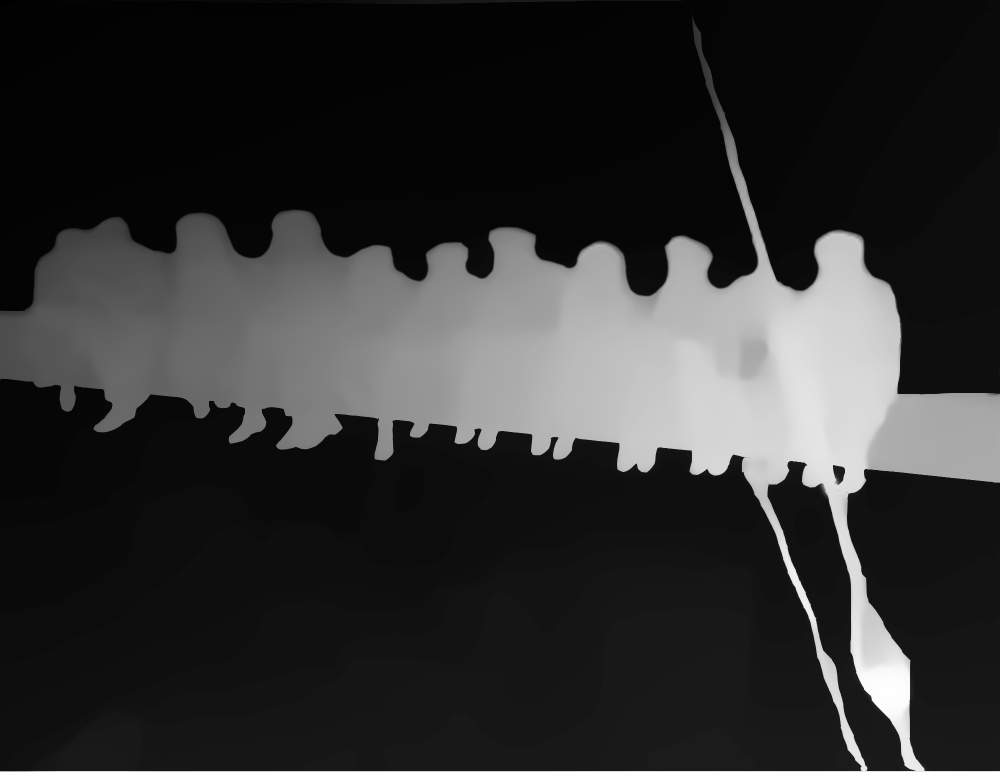
#> input picture BoostYourOwnDepth-main/input/low-res/Lunch_atop_a_Skyscraper.png, 2000 x 1543 px, given in place of 1621586141669855.jpg, which was not available (shown at 1/2 size)
$ python utils.py   (older library calls are emulated)
#> lines starting #> are read from the running program, lines starting #| are printed output that depends on the picture; after the words box and inside, x2 and y2 are one past the last pixel; in counts of white or black regions, pixels touching at a corner belong together; pictures that were not available may be replaced by others from this repository, and a replacement may not be noted
#> in test_Rx, img is the input picture: shape (1543, 2000, 3); min 0, max 255, mean 46.8
import os
import cv2
import numpy as np
import math
import matplotlib.pyplot as plt
import skimage.measure

# miscellaneous function for reading, writing and processing rgb and depth images.


def resizewithpool(img, size):
    i_size = img.shape[0]
    n = int(np.floor(i_size/size))

    out = skimage.measure.block_reduce(img, (n, n), np.max)
    return out


# [44 lines left out: functions showimage, read_image, generatemask, impatch, getGF_fromintegral, not called in this run]


def rgb2gray(rgb):
    # Converts rgb to gray
    return np.dot(rgb[..., :3], [0.2989, 0.5870, 0.1140])


def calculateprocessingres(img, basesize, confidence=0.1, scale_threshold=3, whole_size_threshold=3000):
    # Returns the R_x resolution described in section 5 of the main paper.

    # Parameters:
    #    img :input rgb image
    #    basesize : size the dilation kernel which is equal to receptive field of the network.
    #    confidence: value of x in R_x; allowed percentage of pixels that are not getting any contextual cue.
    #    scale_threshold: maximum allowed upscaling on the input image ; it has been set to 3.
    #    whole_size_threshold: maximum allowed resolution. (R_max from section 6 of the main paper)

    # Returns:
    #    outputsize_scale*speed_scale :The computed R_x resolution
    #    patch_scale: K parameter from section 6 of the paper

    # speed scale parameter is to process every image in a smaller size to accelerate the R_x resolution search
#> called with basesize = 300, confidence = 0.2, scale_threshold = 3, whole_size_threshold = 3000
    speed_scale = 32
    image_dim = int(min(img.shape[0:2]))
#> image_dim = 1543

    gray = rgb2gray(img)
    grad = np.abs(cv2.Sobel(gray, cv2.CV_64F, 0, 1, ksize=3)) + np.abs(cv2.Sobel(gray, cv2.CV_64F, 1, 0, ksize=3))
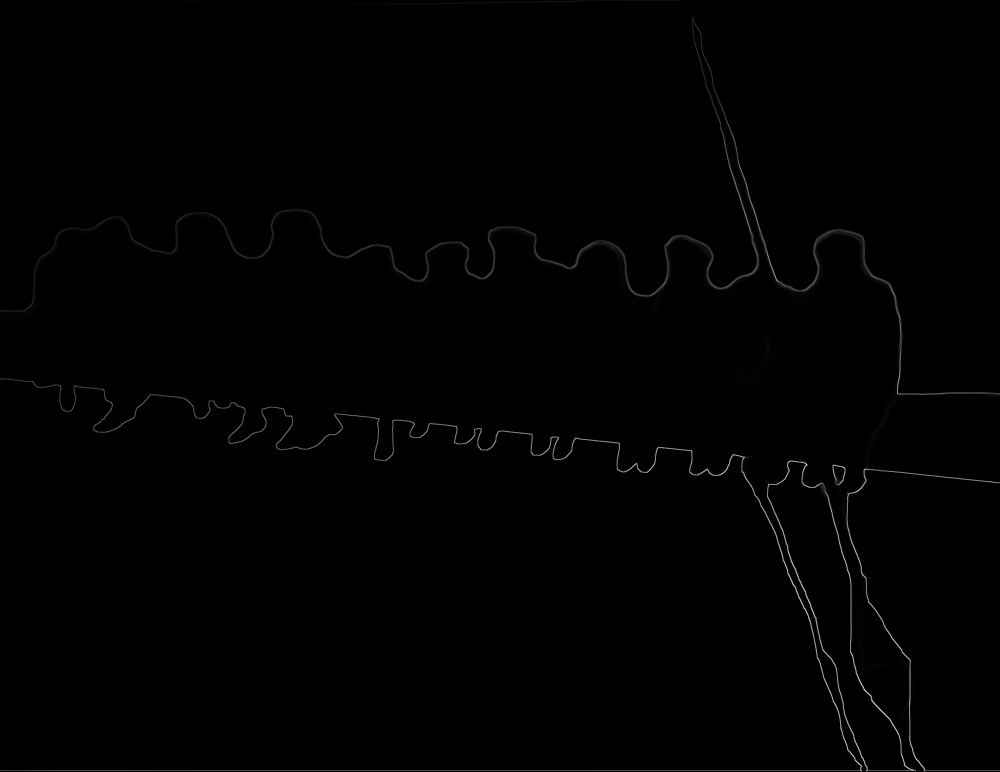
#> grad: shape (1543, 2000) float64 (shown at 1/2 size); min 0, max 1285.9, mean 6; drawn with min black and max white
    grad = cv2.resize(grad, (image_dim, image_dim), cv2.INTER_AREA)
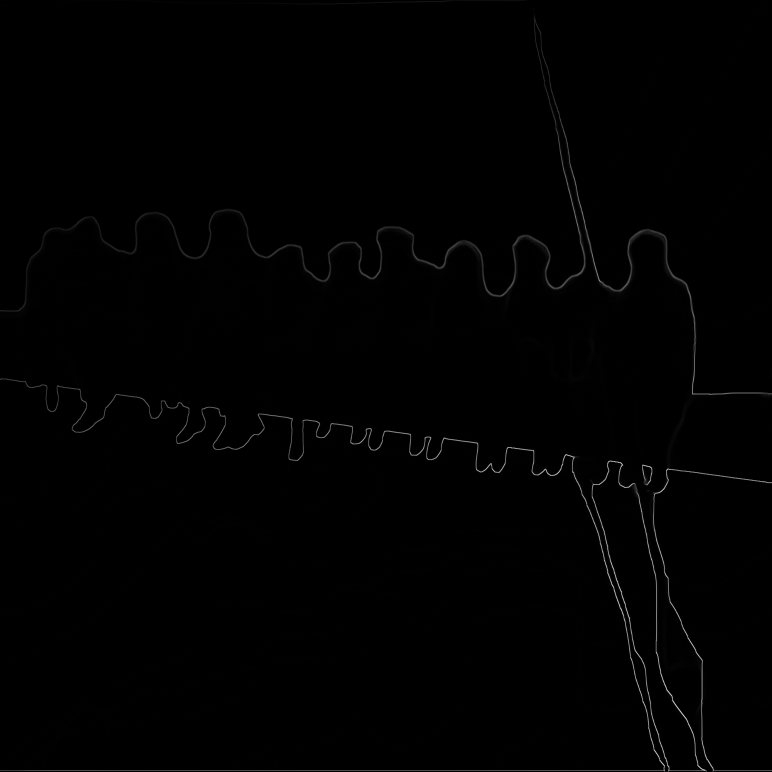
#> grad: shape (1543, 1543) float64 (shown at 1/2 size); min 0, max 1263.4, mean 6; drawn with min black and max white

    # thresholding the gradient map to generate the edge-map as a proxy of the contextual cues
    m = grad.min()
#> m = 0
    M = grad.max()
#> M = 1263.4
    middle = m + (0.4 * (M - m))
#> middle = 505.4
    grad[grad < middle] = 0
    grad[grad >= middle] = 1
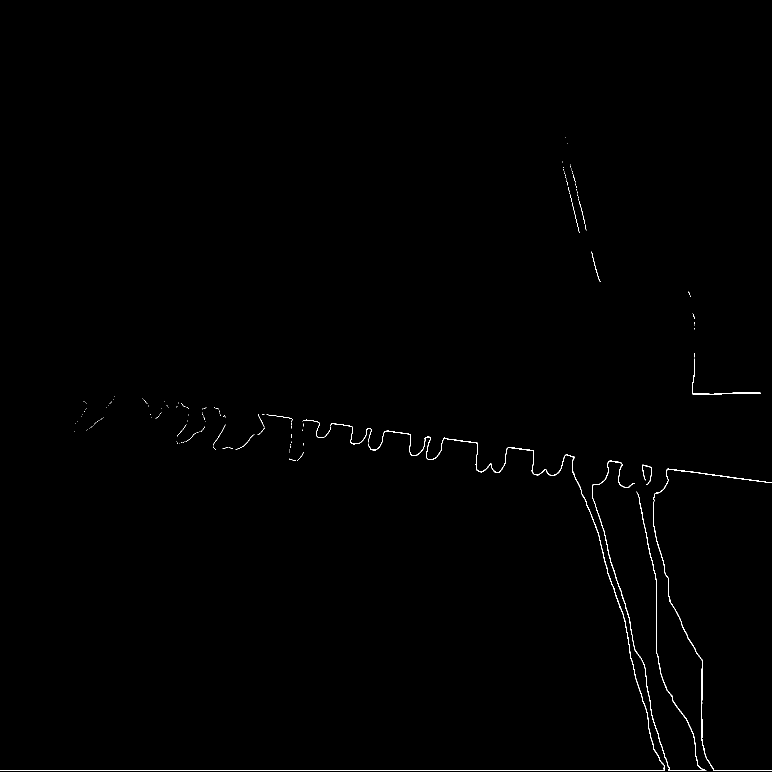
#> grad: shape (1543, 1543) float64 (shown at 1/2 size); values 0 (black) and 1 (white), 0.37% white in thin lines or dots, all inside (x1, y1, x2, y2) = (0, 274, 1543, 1542)

    # dilation kernel with size of the receptive field
    kernel = np.ones((int(basesize/speed_scale), int(basesize/speed_scale)), np.float)
    # dilation kernel with size of the a quarter of receptive field used to compute k
    # as described in section 6 of main paper
    kernel2 = np.ones((int(basesize / (4*speed_scale)), int(basesize / (4*speed_scale))), np.float)

    # Output resolution limit set by the whole_size_threshold and scale_threshold.
    threshold = min(whole_size_threshold, scale_threshold * max(img.shape[:2]))
#> threshold = 3000

    outputsize_scale = basesize / speed_scale
    for p_size in range(int(basesize/speed_scale), int(threshold/speed_scale), int(basesize / (2*speed_scale))):
        grad_resized = resizewithpool(grad, p_size)
        grad_resized = cv2.resize(grad_resized, (p_size, p_size), cv2.INTER_NEAREST)
        grad_resized[grad_resized >= 0.5] = 1
        grad_resized[grad_resized < 0.5] = 0

        dilated = cv2.dilate(grad_resized, kernel, iterations=1)
        meanvalue = (1-dilated).mean()
        if meanvalue > confidence:
            break
        else:
            outputsize_scale = p_size
#> this loop made 5 passes
#> meanvalue on passes 1 to 5: 0, 0.0473, 0.0969, 0.147, 0.214
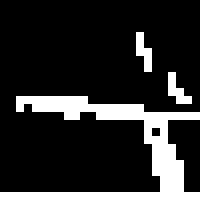
#> grad_resized: shape (25, 25) float64 (shown 8 times larger); values 0 (black) and 1 (white), 16.6% white in thin lines or dots, all inside (x1, y1, x2, y2) = (0, 4, 25, 25)

    grad_region = cv2.dilate(grad_resized, kernel2, iterations=1)
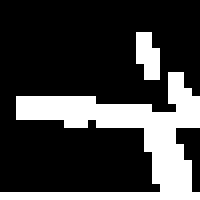
#> grad_region: shape (25, 25) float64 (shown 8 times larger); values 0 (black) and 1 (white), 24.8% white; 2 white regions (1 under 20 px), largest, box (x1, y1, x2, y2) and area: (0, 9, 25, 25) 141
    patch_scale = grad_region.mean()
#> patch_scale = 0.248

    return int(outputsize_scale*speed_scale), patch_scale


# [29 lines left out: function write_depth, not called in this run]


class Images:
    # [8 lines left out: function __init__, not called in this run]

class Depths:
    # [9 lines left out: function __init__, not called in this run]


class BoostDataset:
    # [6 lines left out: function __init__, not called in this run]

    def __len__(self):
        return len(self.files)

    def __getitem__(self, index):
        return Depths(self.lr_depth_dir,self.hr_depth_dir, self.files, index)


def test_Rx():
    img_path = '/home/tata/Project/dataset/my_dataset/image_undistort/1621586141669855.jpg'
    img = cv2.imread(img_path)
    basesize = 300

    R20_resolution = calculateprocessingres(img, basesize, confidence=0.2, scale_threshold=3, whole_size_threshold=3000)
#> R20_resolution = (672, 0.248)
    print(R20_resolution)
#| (672, 0.248)


if __name__ == '__main__':
    test_Rx()
